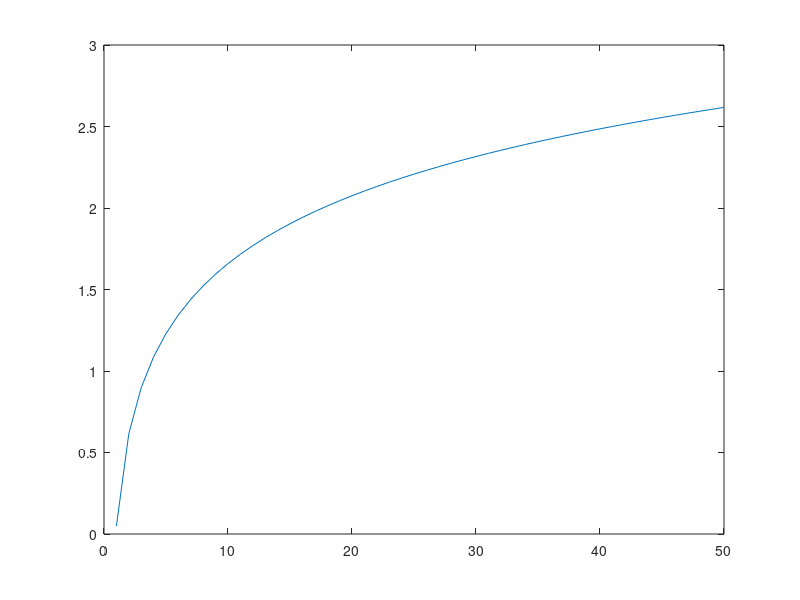
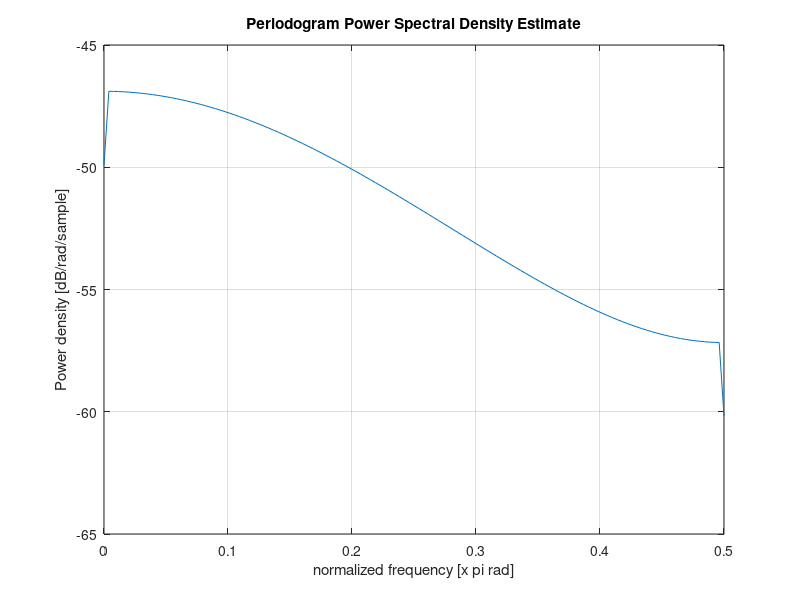

MATLAB code for these plots, in order:
a=1;
N=2;

b=1;
v=4;
%Center frequencies
f=linspace(20,20000,50);
phi=0;

ERB=24.7+0.108*f;
ERBS=21.4*log10(0.00437*f+1);
lambda=2*pi*b*ERB;
lambdas=2*pi*b*ERBS;
n=0:255;

for b=0.01:0.05
    lambda=2*pi*b*ERB;
lambdas=2*pi*b*ERBS;

gamma=a*(n.^(v-1)).*exp(-lambdas(end).*n).*cos(2*pi*f(end)*n);
% plot(gamma);
plot(lambdas);
figure;periodogram(gamma)
pause(0.3)
end
%
%t=0:255;
%for b_index=1:length(b)
%    for f_index=1:length(f)
%        for u_index=1:length(u)
%    
%
%
%gamma=a*(t-u(u_index)).^(N-1).*exp(-2*pi*b(b_index)*(t-u(u_index)));
%% f=0.5*35^(2.6)*f^(-2.6);
%tone=cos(2*pi*f(f_index)*(t-u(u_index))+phi);
%gamma_tone=gamma.*tone;
%gamma_tone=gamma_tone/norm(gamma_tone,2); % this is the actual value of a
%%In freq domain
%gamma_tone_f=fft(gamma_tone);
%% figure;
%subplot(411)
%plot(gamma);
%title('Gamma function');
%
%subplot(412)
%plot(tone);
%title('Tone');
%
%subplot(413)
%plot(gamma_tone);
%title('Gammatone');
%
%% freq=linspace(0,fs,length(t));
%subplot(414)
%plot(abs(gamma_tone_f));
%title(strcat('Gammatone in freq domain '));
%
%pause(.3)
%
%        end
%    end
%end
